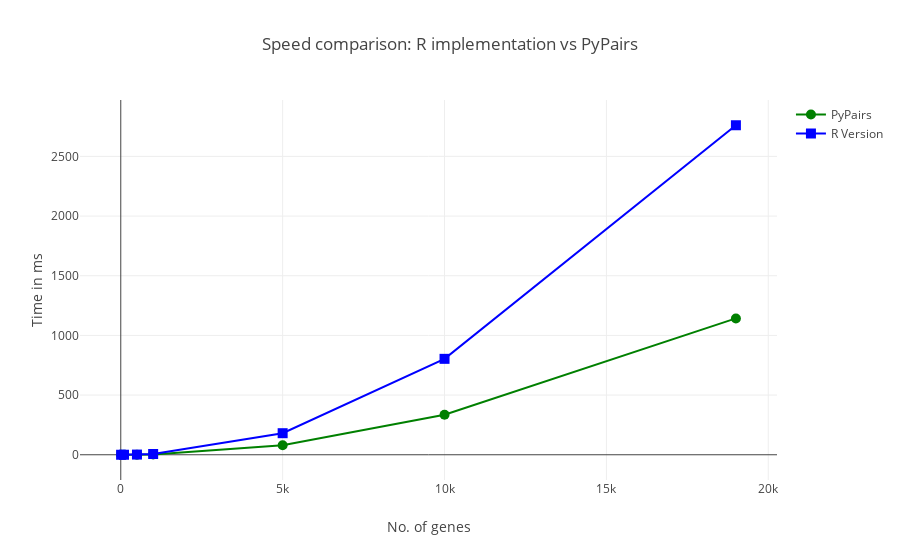

Notebook code cell kept with this figure:
### Code cell
# Create traces
trace0 = go.Scatter(
    x= [10,100,500,1000,5000,10000,19000],
    y= t_python,
    mode='markers+lines',
    marker=dict(
        symbol='circle',
        size=10,
        color='green',
    ),
    name='PyPairs'
)

trace1 = go.Scatter(
    x= [10,100,500,1000,5000,10000,19000],
    y= t_r,
    mode='markers+lines',
    marker=dict(
        symbol='square',
        size=10,
        color='blue',
    ),
    name='R Version'
)

layout = go.Layout(
    title='Speed comparison: R implementation vs PyPairs',
    xaxis=dict(
        title='No. of genes',
    ),
    yaxis=dict(
        title='Time in ms',
    )
)

data = go.Figure(data=[trace0, trace1], layout=layout)

iplot(data)

### Figure 1 — Plotly figure (JSON) as saved in the notebook; plotly's stock layout.template omitted (floating-point values rounded to 4 significant figures)
{"data": [{"marker": {"color": "green", "size": 10, "symbol": "circle"}, "mode": "markers+lines", "name": "PyPairs", "type": "scatter", "x": [10, 100, 500, 1000, 5000, 10000, 19000], "y": [0.01, 0.06, 0.84, 3.01, 79.75, 334.9, 1142.0]}, {"marker": {"color": "blue", "size": 10, "symbol": "square"}, "mode": "markers+lines", "name": "R Version", "type": "scatter", "x": [10, 100, 500, 1000, 5000, 10000, 19000], "y": [0.01, 0.08, 1.49, 6.37, 180.6, 803.6, 2761]}], "layout": {"title": "Speed comparison: R implementation vs PyPairs", "xaxis": {"title": "No. of genes"}, "yaxis": {"title": "Time in ms"}}}
